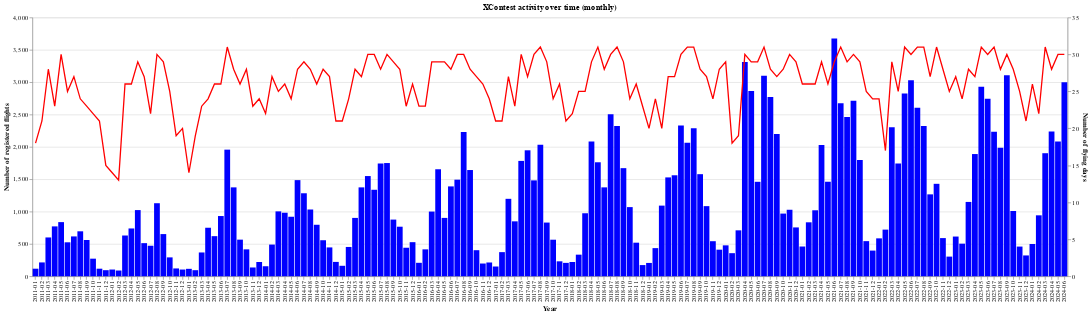

Notebook source saved alongside this figure:
### Code cell
query = """
WITH flights AS (
    SELECT
        *,
        TO_CHAR(date, 'YYYY-MM') as month
    FROM source.flights
)
SELECT
    month,
    COUNT(*) AS total_flights,
    COUNT(DISTINCT date) AS flying_days
FROM flights
GROUP BY month
ORDER BY month
"""
df = pd.read_sql(query, engine)
base = alt.Chart(df).encode(
    x=alt.X('month:N', axis=alt.Axis(title='Year')),
    tooltip=['month:N', 'total_flights:Q', 'flying_days:Q']
)
bar = base.mark_bar(color='blue').encode(
    y=alt.Y('total_flights:Q', axis=alt.Axis(title='Number of registered flights'))
)
line1 = base.mark_line(color='red').encode(
    y=alt.Y('flying_days:Q', axis=alt.Axis(title='Number of flying days')),
).transform_calculate(
    var2='datum.flying_days'
)
combined = alt.layer(bar, line1).resolve_scale(
    y='independent'
).properties(
    width=1600,
    height=400,
    title="XContest activity over time (monthly)"
)
combined.show()

### Figure 1 — Vega-Lite specification as saved in the notebook (floating-point values rounded to 4 significant figures; data arrays with more than 128 entries replaced by an {"elided": "..."} marker saying what was removed)
{"config": {"view": {"continuousWidth": 300, "continuousHeight": 300}}, "layer": [{"mark": {"type": "bar", "color": "blue"}, "encoding": {"tooltip": [{"field": "month", "type": "nominal"}, {"field": "total_flights", "type": "quantitative"}, {"field": "flying_days", "type": "quantitative"}], "x": {"axis": {"title": "Year"}, "field": "month", "type": "nominal"}, "y": {"axis": {"title": "Number of registered flights"}, "field": "total_flights", "type": "quantitative"}}}, {"mark": {"type": "line", "color": "red"}, "encoding": {"tooltip": [{"field": "month", "type": "nominal"}, {"field": "total_flights", "type": "quantitative"}, {"field": "flying_days", "type": "quantitative"}], "x": {"axis": {"title": "Year"}, "field": "month", "type": "nominal"}, "y": {"axis": {"title": "Number of flying days"}, "field": "flying_days", "type": "quantitative"}}, "transform": [{"calculate": "datum.flying_days", "as": "var2"}]}], "data": {"name": "data-525647deba860d7ebb5e4fea933afad7"}, "height": 400, "resolve": {"scale": {"y": "independent"}}, "title": "XContest activity over time (monthly)", "width": 1600, "$schema": "https://vega.github.io/schema/vega-lite/v5.17.0.json", "datasets": {"data-525647deba860d7ebb5e4fea933afad7": {"elided": "162 records"}}}
